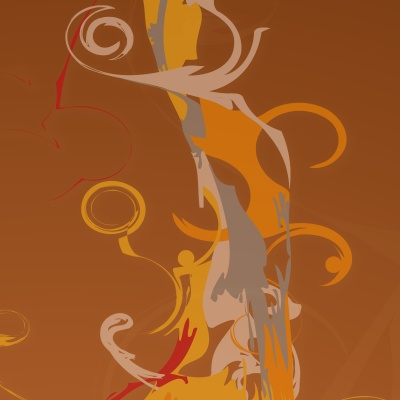
#> input picture img/input.jpg, 400 x 400 px
$ python dft.py
#> lines starting #> are read from the running program, lines starting #| are printed output that depends on the picture
import numpy as np
from matplotlib import pyplot as plt


def demo_fft():
    fig = plt.figure()
    from skimage import io
    image = io.imread('img/input.jpg')
#> image is the input picture: shape (400, 400, 3); mean R, G, B 157.9, 89.1, 38.3
    image = np.mean(image, axis=2)
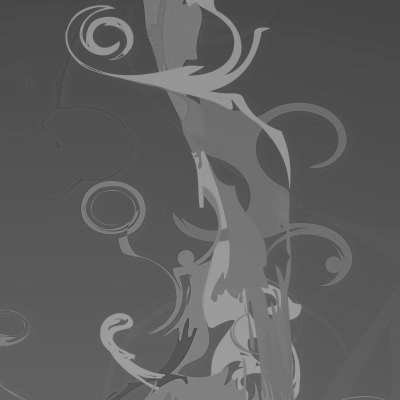
#> image: shape (400, 400) float64; min 67, max 163.3, mean 95.1
    M, N = image.shape
#> M = 400; N = 400
    print(image.shape)
#| (400, 400)
    # show image
    ax = fig.add_subplot(2, 3, 1)
    ax.imshow(image, cmap='gray')

    F = np.fft.fftn(image)
    F_magnitude = np.abs(F)
    F_magnitude = np.fft.fftshift(F_magnitude)
    ax = fig.add_subplot(2, 3, 4)
    ax.imshow(np.log(1 + F_magnitude), cmap='gray', extent=(-N // 2, N // 2, -M // 2, M // 2))

    # set the low frequency section to 0
    K = 40
    F_shift = np.fft.fftshift(F)
    F_shift[M // 2 - K: M // 2 + K, N // 2 - K: N // 2 + K] = 0
    ax = fig.add_subplot(2, 3, 5)
    ax.imshow(np.log(1 + np.abs(F_shift)), cmap='gray', extent=(-N // 2, N // 2, -M // 2, M // 2))
    F_shift = np.fft.ifftshift(F_shift)

    image_filtered = np.real(np.fft.ifft2(F_shift))
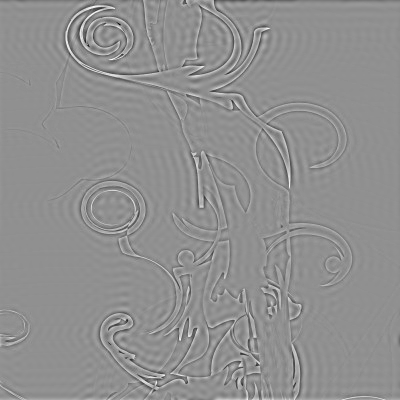
#> image_filtered: shape (400, 400) float64; min -68.29, max 52.29, mean 0; drawn with min black and max white
    ax = fig.add_subplot(2, 3, 2)
    ax.imshow(image_filtered, cmap='gray')

    F_copy = F.copy()
    zero_array= np.zeros((M, N))
    K = 40
    zero_array[M // 2 - K: M // 2 + K, N // 2 - K: N // 2 + K] = 1
    F_shift = np.fft.fftshift(F_copy)
    F_shift = F_shift * zero_array
    ax = fig.add_subplot(2, 3, 6)
    ax.imshow(np.log(1 + np.abs(F_shift)), cmap='gray', extent=(-N // 2, N // 2, -M // 2, M // 2))
    image_filtered = np.real(np.fft.ifft2(F_shift))
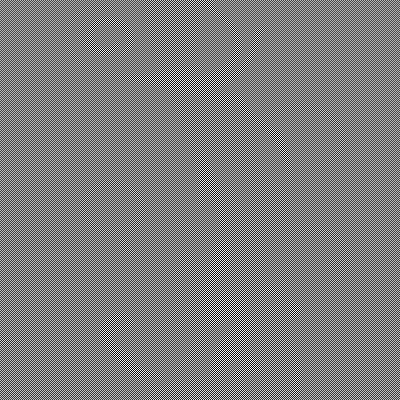
#> image_filtered: shape (400, 400) float64; min -170.4, max 170.1, mean 0; drawn with min black and max white
    ax = fig.add_subplot(2, 3, 3)
    ax.imshow(image_filtered, cmap='gray')

    plt.show()
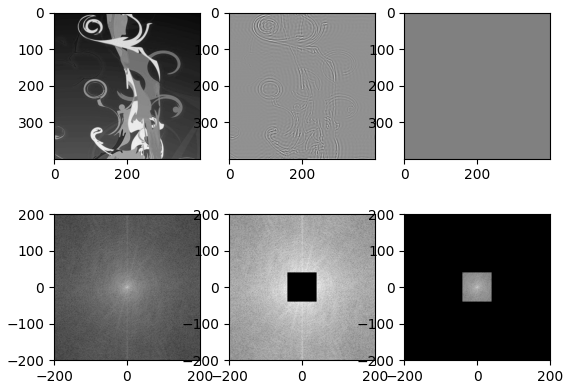
#> figure drawn by matplotlib, 6 panels


demo_fft()
